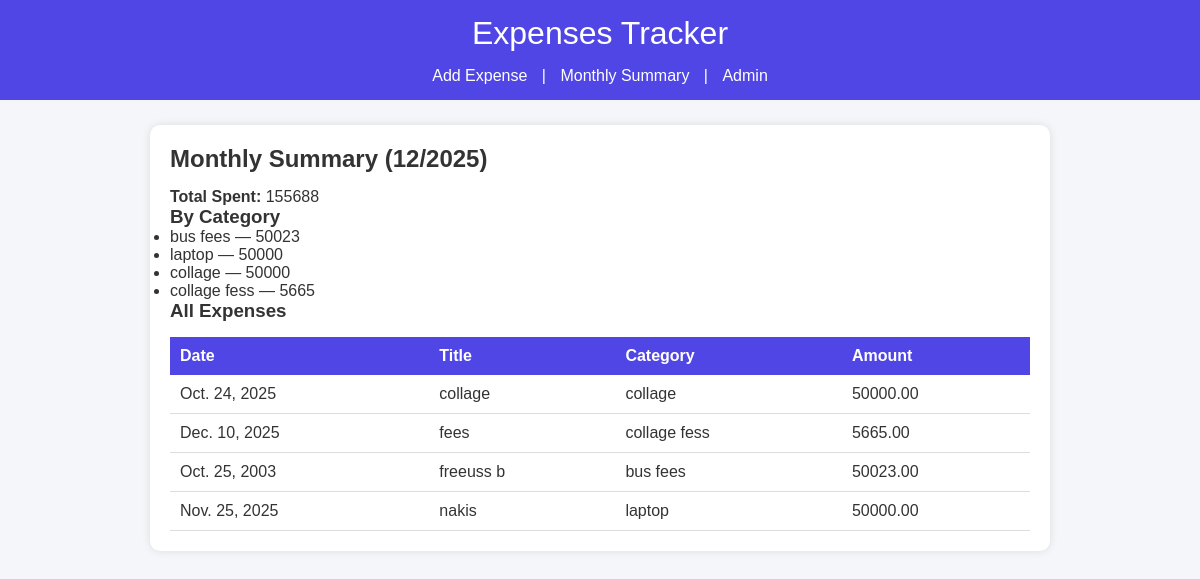
The page /summary/ on the database its author committed.
### tracker_app/models.py (models this page shows, shortened)
class Category(models.Model):
    name = models.CharField(max_length=100)
    class Meta:
        verbose_name_plural = "Categories"

class Expense(models.Model):
    category = models.ForeignKey(Category, on_delete=models.CASCADE, related_name='expenses')
    title = models.CharField(max_length=200)
    amount = models.DecimalField(max_digits=10, decimal_places=2)
    date = models.DateField()
    note = models.TextField(blank=True, null=True)

### tracker_app/views.py (the view)
# urls.py: path('summary/', views.monthly_summary, name='monthly_summary'),
def monthly_summary(request):
    today = timezone.localdate()
    year = int(request.GET.get('year', today.year))
    month = int(request.GET.get('month', today.month))
    expenses = Expense.objects.filter()
    total = expenses.aggregate(total=Sum('amount'))['total'] or 0
    by_category = expenses.values('category__name').annotate(sum=Sum('amount')).order_by('-sum')
    return render(request, 'tracker_app/monthly_summary.html', {
        'expenses': expenses,
        'total': total,
        'by_category': by_category,
        'year': year,
        'month': month,
    })

### tracker_app/templates/tracker_app/monthly_summary.html (shortened to what this page needs)
{% extends "tracker_app/base.html" %}
{% block content %}
<h2>Monthly Summary ({{ month }}/{{ year }})</h2>
<p><strong>Total Spent:</strong> {{ total }}</p>
<h3>By Category</h3>
<ul>
    {% for item in by_category %}
    <li>{{ item.category__name }} — {{ item.sum }}</li>
    {% empty %}
    <li>No expenses this month.</li>
    {% endfor %}
</ul>
<h3>All Expenses</h3>
<table class="table">
    <thead>
        <tr>
            <th>Date</th>
            <th>Title</th>
            <th>Category</th>
            <th>Amount</th>
        </tr>
    </thead>
    <tbody>
        {% for exp in expenses %}
        <tr>
            <td>{{ exp.date }}</td>
            <td>{{ exp.title }}</td>
            <td>{{ exp.category.name }}</td>
            <td>{{ exp.amount }}</td>
        </tr>
        {% empty %}
        <tr>
            <td colspan="4">No data available.</td>
        </tr>
        {% endfor %}
    </tbody>
</table>
{% endblock %}

### tracker_app/static/tracker_app/css/styles.css (style rules this page uses)
* { margin: 0; padding: 0; box-sizing: border-box; }
body { font-family: Arial, sans-serif; background: #f5f6fa; color: #333; padding-bottom: 40px; }
.table { width: 100%; border-collapse: collapse; margin-top: 15px; }
.table th { background: #4f46e5; color: white; padding: 10px; text-align: left; }
.table td { padding: 10px; border-bottom: 1px solid #ddd; }
h1, h2 { margin-bottom: 15px; }

### rows shown on the page
Category: category__name "bus fees", sum "50023"
Category: category__name "laptop", sum "50000"
Expense: category__name "collage", sum "50000", date "Oct. 24, 2025", title "collage", category.name "collage", amount "50000.00"
Category: category__name "collage fess", sum "5665"
Expense: date "Dec. 10, 2025", title "fees", category.name "collage fess", amount "5665.00"
Expense: date "Oct. 25, 2003", title "freeuss b", category.name "bus fees", amount "50023.00"
Expense: date "Nov. 25, 2025", title "nakis", category.name "laptop", amount "50000.00"

### other values the page prints
{{ month }} "12"
{{ year }} "2025"
{{ total }} "155688"
